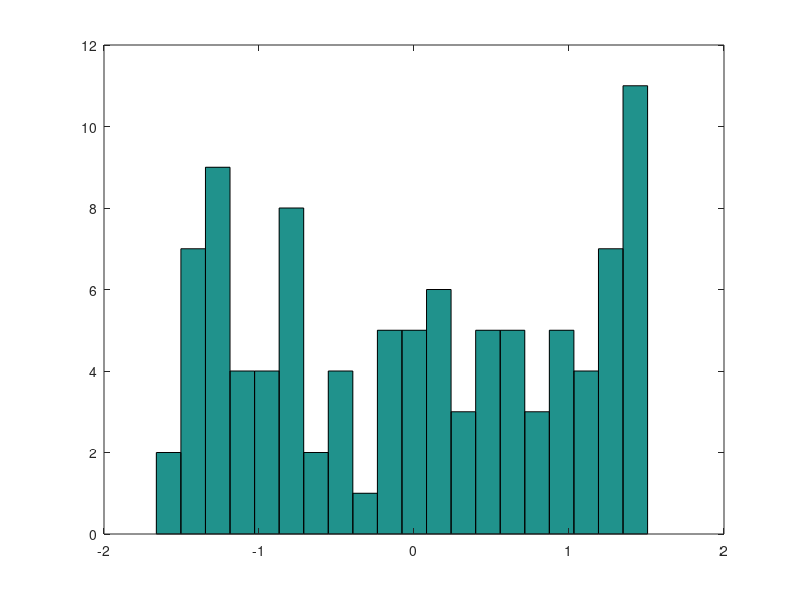

This figure's MATLAB source:
%% Prikazy zakladni statistiky, histogram, funkce find

x = rand( 3, 1 )                % vytvori vektor nahodnych cisel o velikosti 3
X = rand( 3 )                   % vytvori matici nahodnych cisel o rozmerech 3x3

disp("__________________________________________________")

x = rand( 100, 1 );             % vytvori vektor nahodnych cisel o velikosti 100

x_prumer = mean(x)              % urci prumernou hodnotu vektoru x
x_prumer = std(x)               % urci standardni odchulku velktoru x

x = ( x-mean( x ) )/std( x );   % pomocny vypocet, normovani dat

pocetSloupcu = 20;
hist(x, pocetSloupcu);          % vytvori histogram dat x, argument @pocetSloupcu
                                % udava, do kolika sloupcu budou data rozdelena
                                % POZNMKA: ve smyslu popisek se s histogramem naklada
                                %          stejne, jako s klasickym plotem

print -dpng hist.png            % ulozi obrazek grafu (posledniho plotu) ve formatu
                                % png s nazvem hist.png

disp("__________________________________________________")

x_min = min(x)                  % najdi nejmensi prvek vektoru x
x_median = median(x)            % najdi median vektoru x

%%% Prikazy zakladni statistiky

%min	    % Minimum elements of an array
%mink	    % Find k smallest elements of array
%max	    % Maximum elements of an array
%maxk	    % Find k largest elements of array
%bounds	    % Minimum and maximum values of an array
%topkrows	% Top rows in sorted order
%mean	    % Average or mean value of array
%median	    % Median value of array
%mode	    % Most frequent values in array
%std	    % Standard deviation
%var	    % Variance
%rms	    % Root-mean-square value

disp("__________________________________________________")

%%FIND

% ukazkovy vektor
x = [3, 4, 8, 9, 13, 45, 16, 18, 16, 3, 4, 5, 78 ,3, 2, 6]

disp("__________________________________________________")

polohy_cisla_tri = find(x == 3)  % prikz find(OBEJKT (tj. vektor, matice) + podminka)
                                 % vraci POZICE vsech prvku v danem vektoru, matici,
                                 % ktere splnuji predepsanou podminku
                                 % V nasem pripade vrati pozice vsech trojek

rozmery = size(polohy_cisla_tri) % vypis velikost vektoru ktery obsahuje polohy
                                 % cila 3 ve vektoru x

for i = 1:length(polohy_cisla_tri)  % proved cyklus pres vsechny prvky vektoru pozic
  x( polohy_cisla_tri( i ) )        % vypis vypis cisla tri
end

disp("__________________________________________________")

polohy_cisel_mensich_nez_deset = find(x < 10) % najdi ve vektoru x polohy vsech
                                              % cisel ktera jsou mensi nez 10

polohy_cisel_vetsichRovnych_nez_deset = find(x >= 10) % najdi ve vektoru x polohy
                                                      % mensich ci rovnych cisel
                                                      % k cislu 10

disp("__________________________________________________")

polohy_sudych_cisel = find( rem(x , 2) == 0 ) % najdi ve vektoru x vsechna suda cisla
                                              % prikaz rem(@cislo, @delitel) urcuje
                                              % zbytek po ciselnem deleni
                                              % je-li cislo sude, zbytek po deleni
                                              % dvojkou je nula

for i = 1:length(polohy_sudych_cisel)         % cyklus v delce rozmeru vektoru poloh
                                              % sudych cisel

  x( polohy_sudych_cisel( i ) )               % vypis nalezena suda cisla

% POZOR! Cyklus probiha pres prvky vektoru polohy_sudych_cisel. Jednotlive prvky vektoru
%        polohy_sudych_cisel obsahuji POZICE sudych sicel ve vektoru x. Prikaz
%        "polohy_sudych_cisel( i )" nam vrati pouze polohu sudeho cisla ve vektoru x, pro
%        zobrazeni daneho sudeho cisla musime tedy "precist" danou pozici vektoru x,
%        tedy "x( polohy_sudych_cisel ( i ) )".

end

disp("__________________________________________________")

polohy_lichych_ciesel = find( rem(x , 2) != 0 ) % najdi ve vektoru x vsechan licha cisla
                                              % prikaz rem(@cislo, @delitel) urcuje
                                              % zbytek po ciselnem deleni
                                              % je-li cislo sude, zbytek po deleni
                                              % dvojkou neni nula

for i = 1:length(polohy_sudych_cisel)         % cyklus v delce rozmeru vektoru poloh
                                              % sudych cisel
  x( polohy_sudych_cisel( i ) )

% POZOR! Viz poznamka u predchoziho bloku (nalezeni sudych cisel).

end

disp("__________________________________________________")


% Vytvor ukazkovou matici a modifikuj nekolik prvku
X = zeros(3)
X( 1, 1 ) = 4;
X( 3, 1 ) = 7;
X( 2, 2 ) = 2;
X( 1, 3 ) = 4;

X                                     % Modifikovana matice

nenulove_prvky_matice_X = find(X)     % Samotny prikaz "find(@matice NEBO @vektor)" bez specifikovane
                                      % podmninky najde polohy vsech nenulovych prvku zadaneho objekta

[index_i, index_j] = find(X)          % Vrati index i a j nenulovych prvku v matici x

